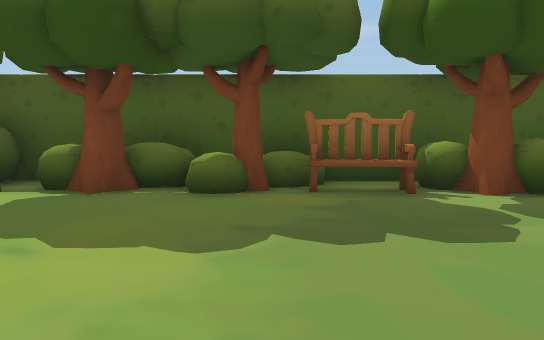
[1] (above)

23 first-person views from a walk through a 3-D level made in the Unity game engine. The camera is 1.4 m above the floor, tilts 4° down and sees 70° across. The floor is counted in squares, 2 m on a side. Each view is taken from the middle of a square. On the plan, view 1 faces up. The plan holds only what a view shows up to about 11 squares ahead; the rest is blank.

[2]
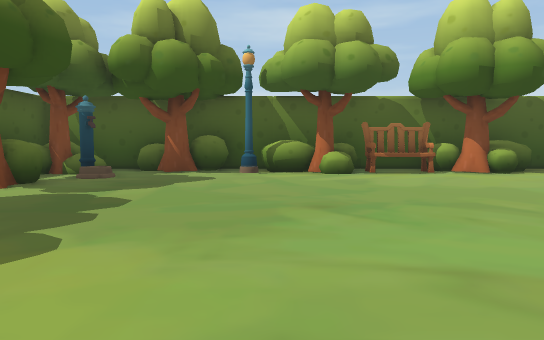

[3]
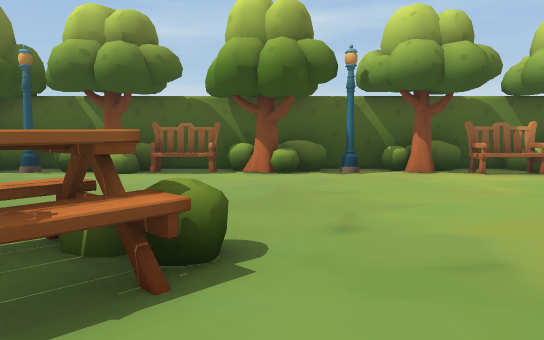

[4]
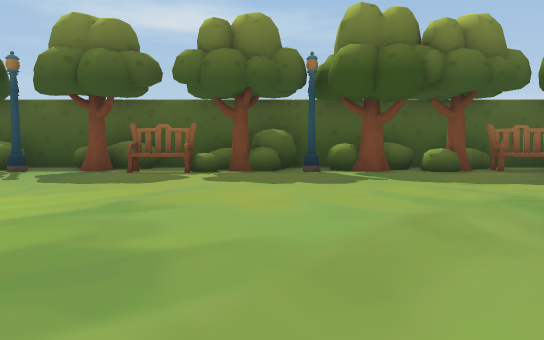

[5]
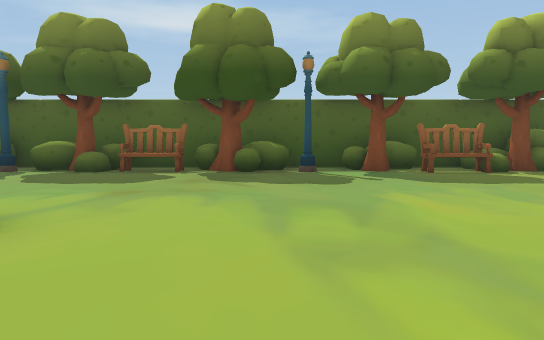

[6]
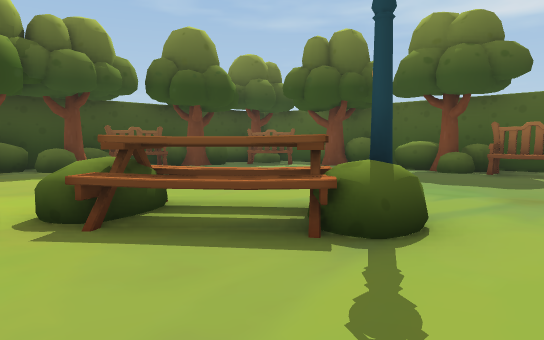

[7]
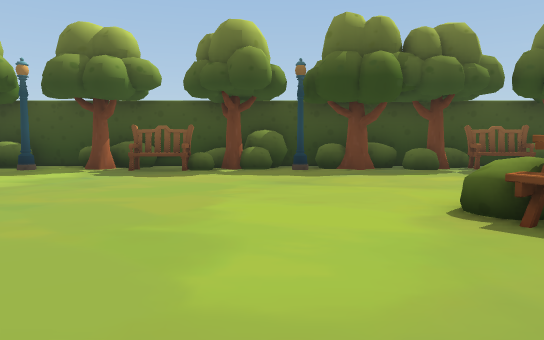

[8]
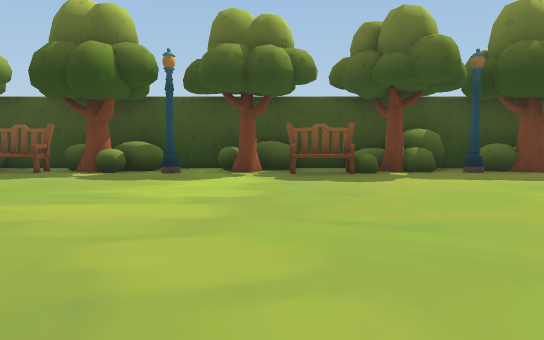

[9]
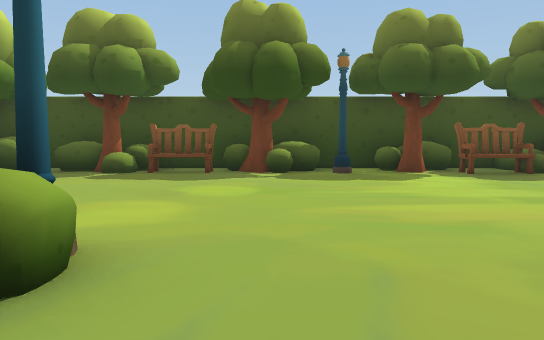

[10]
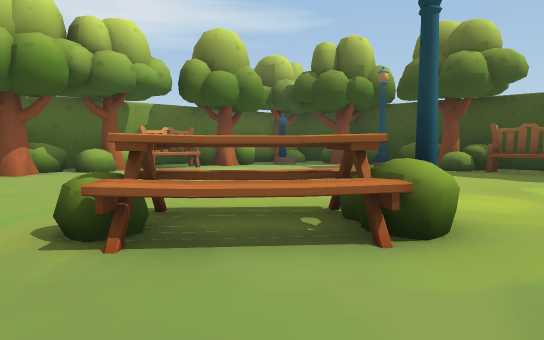

[11]
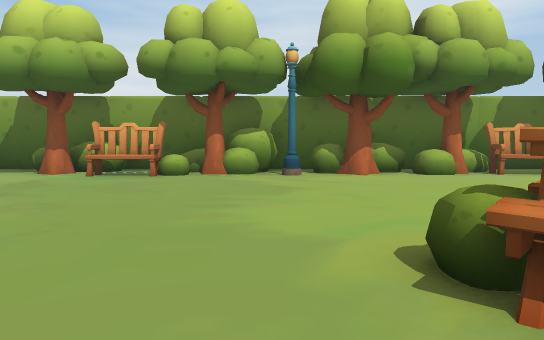

[12]
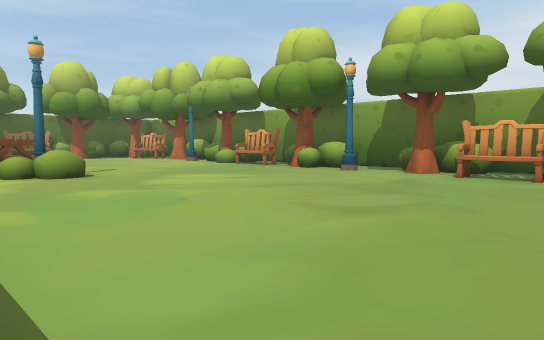

[13]
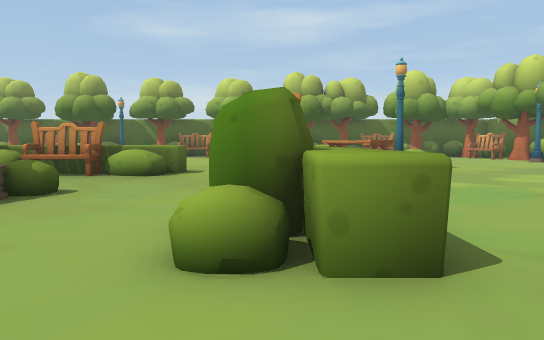

[14]
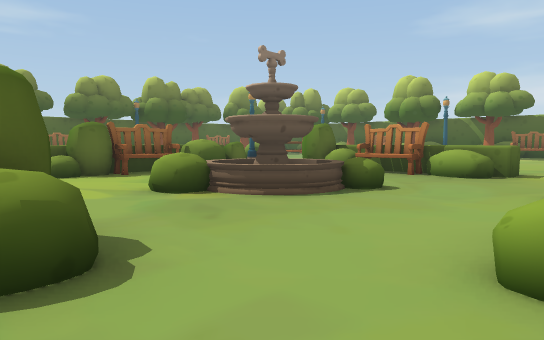

[15]
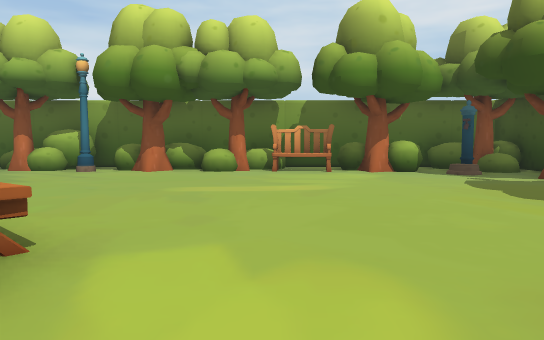

[16]
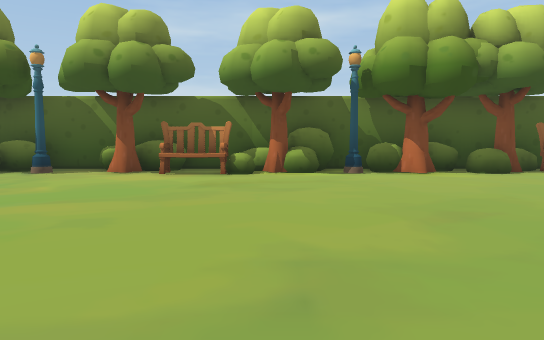

[17]
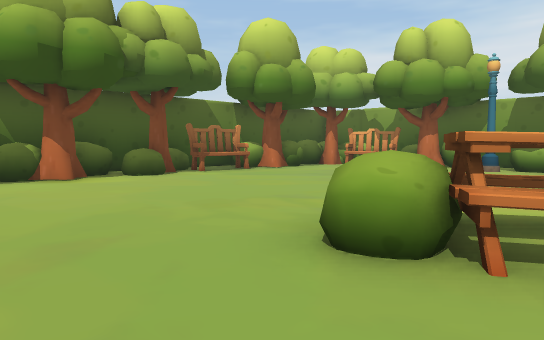

[18]
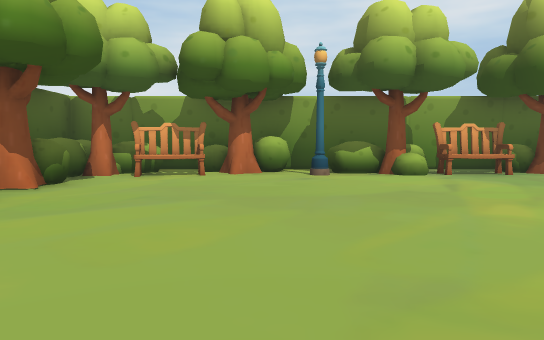

[19]
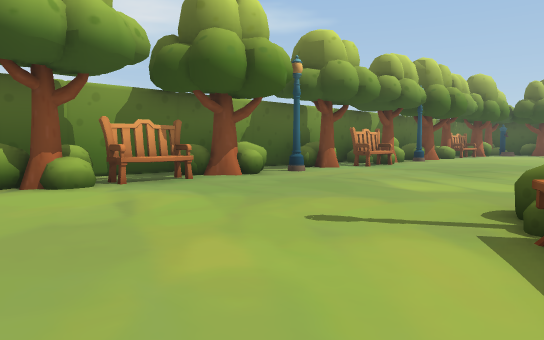

[20]
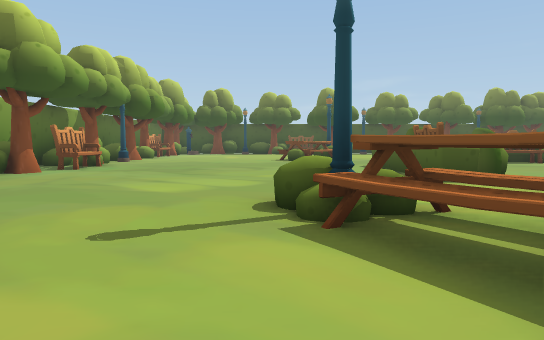

[21]
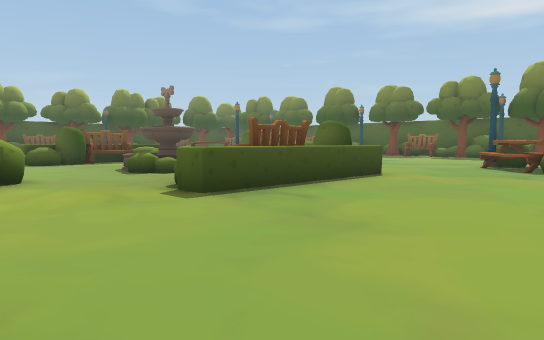

[22]
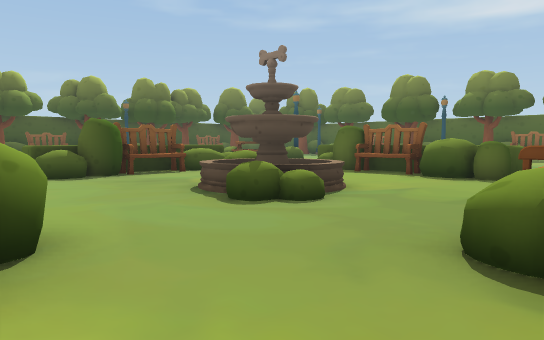

[23]
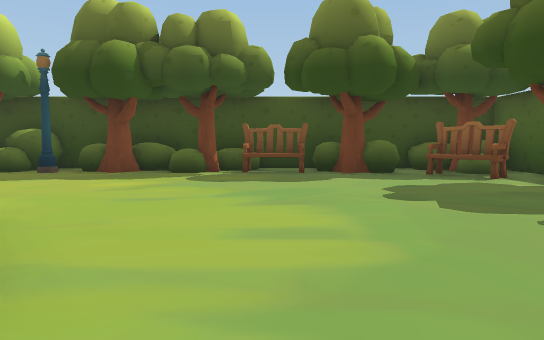

### Floor plan
Points are (right, up) in squares from view 1. A wall is a line through its corners. A room is listed if a view was taken in it or the views show most of it. See-through windows are left out.
Room 1 (views 1, 2, 3, 4, 5, 6, 7, 8, 9, 10, 11, 12, 13, 14, 15, 16, 17, 18, 19, 20, 21, 22, 23)
walls: (-12, -24.2) (1.5, -24.2); (-6.4, 6.9) (-19.4, 6.9); (7.3, -6.6) (7.3, -5.4); (7.3, -13.5) (7.3, -12.5); (7.3, -2.5) (7.3, -1.4); (7.3, -16.5) (7.3, -15.4); (-20.3, -24.2) (-13.6, -24.2); (3.5, -24.2) (7.2, -24.2); (-22.5, 6.9) (-24.4, 6.9) (-24.4, -19); (-24.4, -23.4) (-24.4, -24.1); (7.3, 4.4) (7.3, 6.9) (-4.5, 6.9)
objects: bush (-24, -23); bush (-24, -22); bush (-24, -20) to (-24, -19); bush (-24, -18); bush (-24, -17) to (-24, -16); bush (-24, -14); bush (-24, -13) to (-24, -12); bush (-24, -10); bush (-24, -9); bush (-24, -7); bush (-24, -6) to (-24, -5); bush (-24, -4); bush (-24, -3) to (-24, -2); tree (-24, -1) to (-23, -1); bush (-24, 0); bush (-24, 2) to (-24, 3); bush (-24, 5); other object (-24, 6) to (-23, 6); bush (-23, -24); tree (-23, -23); fountain (-23, -22) to (-22, -22); lantern (-23, -19); tree (-23, -17); bench (-23, -16) to (-23, -15); bush (-23, -13); lantern (-23, -11); tree (-23, -10); bench (-23, -8); bush (-23, -7); tree (-23, -6); lantern (-23, -4); tree (-23, -3); bench (-23, 1); tree (-23, 3); bush (-23, 4); bush (-23, 5); bush (-22, -23); bench (-22, 5); tree (-21, -23) to (-20, -23); other object (-20, 6); bench (-19, -23) to (-18, -23); tree (-19, 6); bush (-18, -24); lantern (-18, 5); bush (-18, 6) to (-17, 6); tree (-17, -23); bush (-17, -3) to (-17, -2); bush (-16, -23); bush (-16, -15); lantern (-16, -14); table (-16, -2) to (-15, -1); bush (-16, 6); tree (-15, -23); table (-15, -16) to (-15, -15); bench (-15, 6); bush (-14, -23); bush (-14, -16); lantern (-14, -1); bush (-14, 6); bush (-13, -24); lantern (-13, -23); bush (-13, -11); bush (-13, -10) to (-12, -10); bush (-13, -9) to (-13, -8); other object (-13, -7); other object (-13, -6); tree (-13, 6); tree (-12, -23); bush (-12, 6); bush (-11, -24); bush (-11, -23); bush (-11, -14) to (-10, -14); bush (-11, -13) to (-10, -13); bush (-11, -4) to (-10, -4); lantern (-11, 5); bench (-10, -23) to (-10, -22); bush (-10, -8) to (-9, -8); bush (-10, 6); bush (-9, -24) to (-9, -23); bush (-9, -14) to (-8, -14); bush (-9, -13); fountain (-9, -9) to (-8, -8); bush (-9, -4) to (-8, -4); bush (-9, 6) to (-8, 6); bush (-8, -23); bench (-8, -13); bush (-8, -10); bench (-8, 5); tree (-7, -23); bush (-7, -14) to (-6, -14); bush (-7, -13); bush (-7, -9); bush (-7, -5) to (-6, -5); bush (-7, -4) to (-6, -4); bush (-7, 5) to (-6, 5); bush (-7, 6) to (-6, 7); lantern (-6, -22); bush (-6, -13); tree (-6, 6); bush (-5, -23); bench (-5, -9); bush (-5, -8); bush (-5, -7); bush (-5, 6); bush (-5, 7); tree (-4, -23); lantern (-4, -16); bush (-4, -11) to (-4, -10); bush (-4, -9) to (-4, -8); bush (-4, -7) to (-4, -6); lantern (-4, 5); bush (-4, 6) to (-3, 6); bench (-3, -23) to (-2, -23); bush (-3, -17); bush (-3, -16); table (-2, -16) to (-1, -15); table (-2, -2) to (-1, -2); bush (-2, -1); tree (-2, 6); tree (-1, -23); bush (-1, -22); bush (-1, -15) to (0, -14); bush (-1, -3); tree (-1, 6) to (0, 6); bush (0, -23) to (1, -23); bush (0, -3); lantern (1, -22); bush (1, 6); bush (2, -24); tree (2, -23) to (3, -23); bush (2, 6); bush (3, -24) to (4, -23); tree (3, 6); bush (4, 5) to (4, 6); bush (5, -23); bench (5, -22); bush (5, -16); tree (5, -4); tree (5, 0); fountain (5, 5); bush (5, 6); other object (6, -23); tree (6, -22); bush (6, -21); tree (6, -20); bench (6, -19) to (6, -18); tree (6, -16); tree (6, -14); lantern (6, -13); bush (6, -12) to (7, -12); tree (6, -11); bush (6, -10); bench (6, -9); tree (6, -8); lantern (6, -6); bush (6, -4); bench (6, -2); bush (6, 0); bush (6, 0) to (7, 1); lantern (6, 2); tree (6, 3); bush (6, 5); tree (6, 6); other object (7, -23); bush (7, -22); other object (7, -20); bush (7, -18) to (7, -17); bush (7, -15); bush (7, -14); bush (7, -11) to (7, -10); bush (7, -9) to (7, -8); bush (7, -7); bush (7, -5) to (7, -4); bush (7, -3); bush (7, -1); bush (7, 2) to (7, 3); bush (7, 4); other object (7, 6)

Positions as (right, up) in squares from view 1, and headings:
1: (0, 0), facing up
2: (-3, 1), facing right
3: (-3, -4), facing right
4: (-5, -4), facing up
5: (-12, -4), facing up
6: (-13, -4), facing up-left
7: (-13, -5), facing left
8: (-14, -9), facing left
9: (-14, -13), facing left
10: (-13, -13), facing down-left
11: (-13, -14), facing down
12: (-12, -14), facing down-right
13: (-13, -13), facing right
14: (-13, -13), facing up-right
15: (-18, -13), facing down
16: (-3, -11), facing right
17: (-2, -12), facing down-right
18: (2, -14), facing down
19: (1, -16), facing down-left
20: (1, -17), facing left
21: (1, -14), facing up-left
22: (-4, -13), facing up-left
23: (-14, 1), facing left
